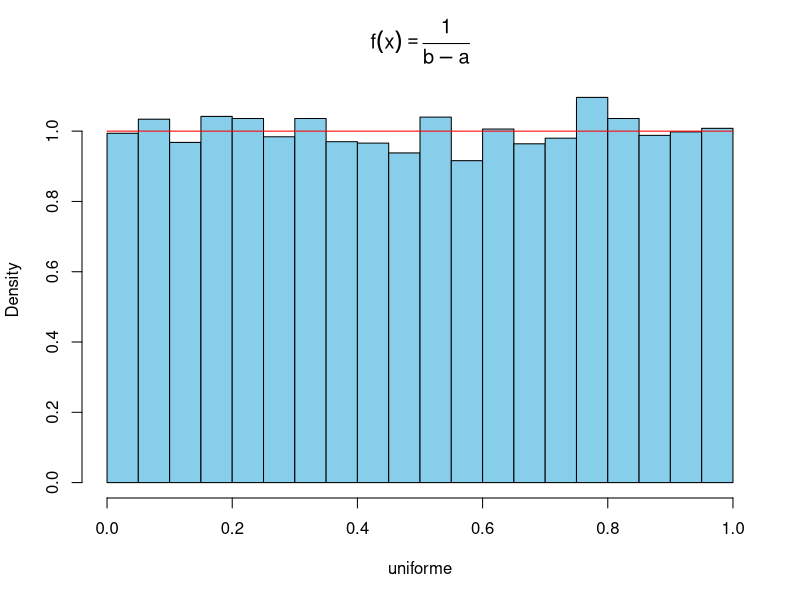

The R script that drew this image:
##############DISTRIBUCION DE UNIFORMIDAD CONTINUO##############################
# n = numero de simulaciones;a = se refiere al minimos;b = se refiere al maximos
set.seed(321)
v.a.unif <- function( a, b){
  u <- runif(1)
  if(a < b){
    a + (u * (b - a))
  } else{
    error("a debe ser el minimo")
  }
}
uniforme <- replicate(n=10000, {
  v.a.unif(a = 0, b = 1)
})
mean(uniforme)# MEDIA REAL
z<-runif(n=10000,min = 0, max = 1)
mean(z)# MEDIA TEORICA
##############################GRAFICA###########################################
hist(uniforme, probability = T, main = expression(f(x) == frac(1,b-a)),
     col = "skyblue")
curve(dunif(x, 0, 1), 0, 1, col = "red", add = T)
# prueba de bondad de ajuste (Kolmogorov-Smirlov)-------------------------------
ks.test(uniforme, "punif",x=10000,min = 0, max = 1)
#p.value > 0.05 No Rechazo la Ho: (hay evidencia de uniformidad y son independientes)
################################################################################






